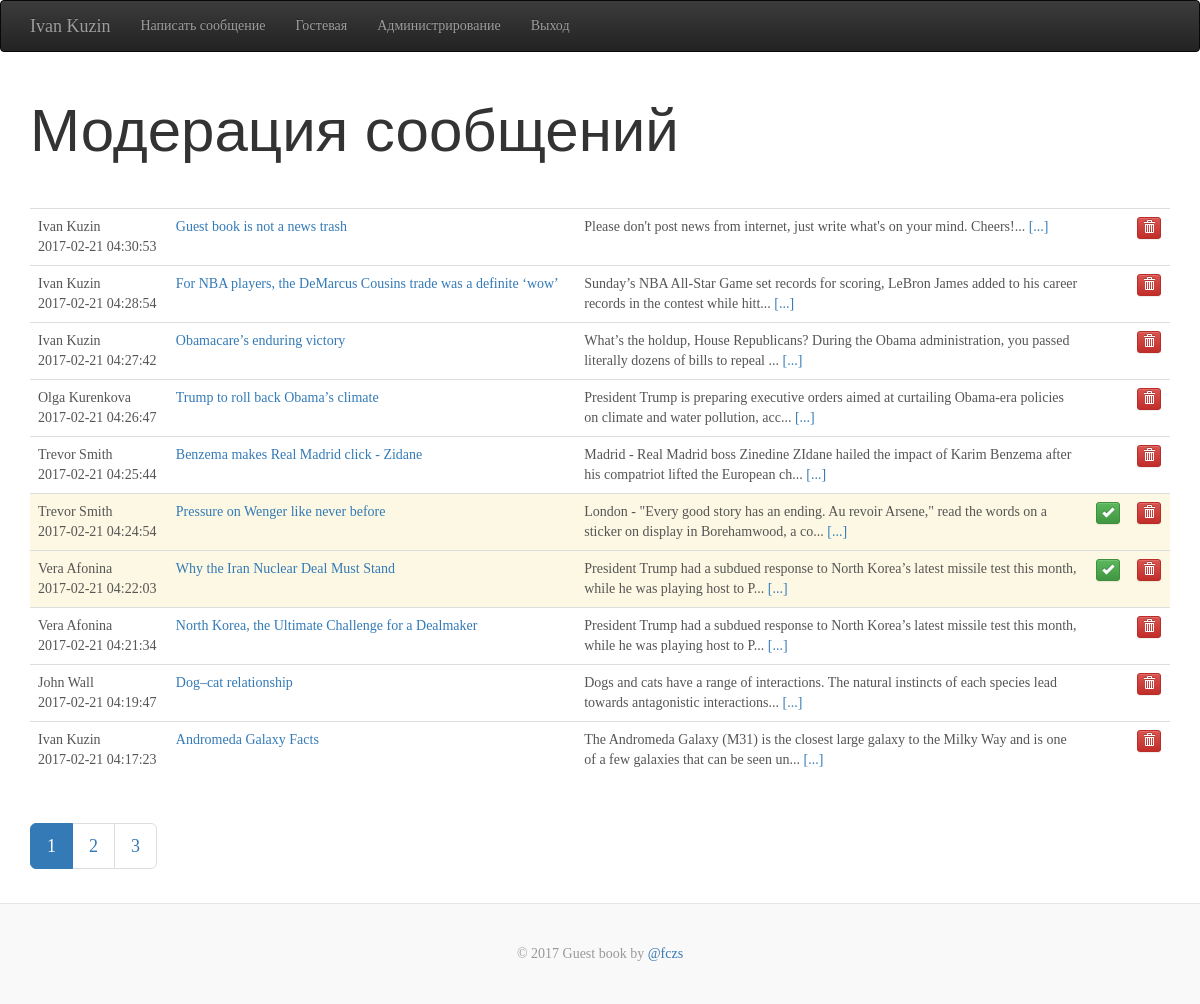
The page /messages/index.php (signed in) on the database its author committed.
### tables this page shows
CREATE TABLE `gb_user` (
  `ID` int(11) NOT NULL,
  `NAME` varchar(255) NOT NULL,
  `EMAIL` varchar(255) NOT NULL,
  `PASSWORD` varchar(255) NOT NULL,
  `GROUP_ID` int(11) NOT NULL DEFAULT '2'
);

CREATE TABLE `gb_messages` (
  `ID` int(11) NOT NULL,
  `DATE` datetime NOT NULL DEFAULT CURRENT_TIMESTAMP,
  `AUTHOR_ID` int(11) NOT NULL,
  `TITLE` varchar(255) NOT NULL,
  `MESSAGE` longtext NOT NULL,
  `PUBLISHED` char(1) NOT NULL DEFAULT 'N'
);

### engine/PDOWorker.php (called while the page is built, shortened)
<?php
class PDOWorker
{
    private static $PDOInstance;
    public function __construct($dbHost, $dbName, $charset, $dbUser, $dbPassword)
    {
        if (!self::$PDOInstance) {
            try {
                self::$PDOInstance = new PDO('mysql:host=' . $dbHost . ';dbname=' . $dbName . ';charset=' . $charset, $dbUser, $dbPassword);
                self::$PDOInstance->setAttribute(PDO::ATTR_EMULATE_PREPARES, false);
            } catch (PDOException $e) {
                file_put_contents(ROOT_DIR . '/engine/log/error.log', date("d.m.Y H:i:s") . ": " . $e->getMessage() . "\n", FILE_APPEND);
                die(DB_CONNECTION_ERROR);
            }
        }
        return self::$PDOInstance;
    }
    public function fetchAllAssoc($statement)
    {
        return self::$PDOInstance->query($statement)->fetchAll(PDO::FETCH_ASSOC);
    }
    public function fetchColAssoc($statement, $data)
    {
        $dbData = self::$PDOInstance->prepare($statement);
        $dbData->execute($data);
        return $dbData->fetchColumn();
    }
}

### engine/Prolog.php (called while the page is built, shortened)
<?php
require_once($_SERVER["DOCUMENT_ROOT"] . "/engine/MessagesOutput.php");
require_once($_SERVER["DOCUMENT_ROOT"] . "/engine/Users.php");
$messages = new MessagesOutput();
$users = new Users();

### engine/Users.php (called while the page is built, shortened)
<?php
require_once($_SERVER["DOCUMENT_ROOT"] . "/engine/PDOWorker.php");
class Users
{
    private static $pdoObj = null;
    public function __construct()
    {
        self::$pdoObj = new PDOWorker(DB_HOST, DB_NAME, DB_CHARSET, DB_USER, DB_PASSWORD);
    }
    public function getUserFields($idArr)
    {
        $users = self::$pdoObj->fetchAllAssoc("SELECT ID, NAME, EMAIL FROM `gb_user` WHERE ID IN (" . implode(',', $idArr) . ")");
        $userFields = [];
        foreach ($users as $user) {
            $userFields[$user["ID"]] = $user;
        }
        return $userFields;
    }
    public function isUser()
    {
        return isset($_SESSION["LOGIN_USER"]) ? true : false;
    }
    public function isAdmin()
    {
        $group = "";
        if ($this->isUser()) {
            $data = array("email" => $_SESSION["LOGIN_USER"]);
            $group = self::$pdoObj->fetchColAssoc("SELECT GROUP_ID FROM `gb_user` WHERE EMAIL = :email", $data);
        }
        return $group == ADMIN_GROUP ? true : false;
    }
    public function getUserName()
    {
        $user_name = "";
        if ($this->isUser()) {
            $data = array("email" => $_SESSION["LOGIN_USER"]);
            $user_name = self::$pdoObj->fetchColAssoc("SELECT NAME FROM `gb_user` WHERE EMAIL = :email", $data);
        }
        return $user_name;
    }
}

### engine/PaginationTrait.php (called while the page is built, shortened)
<?php
Trait PaginationTrait
{
    public function getPageUri()
    {
        return $_SERVER["REQUEST_URI"];
    }
    public function getPageNum()
    {
        $pageNum = 1;
        return $pageNum;
    }
}

### engine/MessagesOutput.php (called while the page is built, shortened)
<?php
require_once($_SERVER["DOCUMENT_ROOT"] . "/engine/PDOWorker.php");
require_once($_SERVER["DOCUMENT_ROOT"] . "/engine/PaginationTrait.php");
class MessagesOutput
{
    private static $pdoObj = null;
    private $allMessages = "SELECT * FROM `gb_messages`";
    public function __construct()
    {
        self::$pdoObj = new PDOWorker(DB_HOST, DB_NAME, DB_CHARSET, DB_USER, DB_PASSWORD);
    }
    private function getMessages($options = "")
    {
        return(self::$pdoObj->fetchAllAssoc($this->allMessages . $options));
    }
    private function countAllMessages()
    {
        return(count($this->getMessages()));
    }
    public function countPages($page)
    {
        if (strpos($page, ADMIN_PAGE) !== false) {
            $messagesCount = $this->countAllMessages();
            $pagesCount = floor($messagesCount / ADMIN_PAGE_MESSAGES);
            return(($messagesCount % ADMIN_PAGE_MESSAGES == 0) ? $pagesCount : $pagesCount + 1);
        } else {
            $messagesCount = $this->countPublishedMessages();
            $pagesCount = floor($messagesCount / USER_PAGE_MESSAGES);
            return(($messagesCount % USER_PAGE_MESSAGES == 0) ? $pagesCount : $pagesCount + 1);
        }
    }
    public function getAdminPage()
    {
        $offset = ($this->getPageNum() - 1) * ADMIN_PAGE_MESSAGES;
        return($this->getMessages(" ORDER BY ID DESC LIMIT " . ADMIN_PAGE_MESSAGES . " OFFSET " . $offset));
    }
}

### template/elements/admin_messages.php (the view)
<?php
$authorIdArr = [];
$tmpMessages = [];
foreach ($messages->getAdminPage() as $k => $v) {
    $authorIdArr[$k] = $v["AUTHOR_ID"];
    $tmpMessages[$k] = $v;
}
$authorFields = $users->getUserFields($authorIdArr);
foreach ($tmpMessages as $message): ?>
    <tr<?php if ($message["PUBLISHED"] == "N"): ?> class="warning"<?php endif; ?> id="<?=$message["ID"]?>">
        <td>
            <div><?=$authorFields[$message["AUTHOR_ID"]]["NAME"]?></div>
            <div><?=$message["DATE"]?></div>
        </td>
        <td>
            <a href="detail.php?ID=<?=$message["ID"]?>"><?=$message["TITLE"]?></a>
        </td>
        <td class="hidden-xs">
            <?=substr($message["MESSAGE"], 0, ADMIN_MESSAGE_LENGTH)?>... <a href="detail.php?ID=<?=$message["ID"]?>">[...]</a>
        </td>
        <td class="hidden-xs">
            <?php if ($message["PUBLISHED"] == "N"): ?>
                <button type="button"
                        class="btn btn-xs btn-success publish"
                        data-id="<?=$message["ID"]?>"
                        data-toggle="tooltip"
                        data-placement="top"
                        title="<?=PUBLISH_BUTTON?>">
                    <span class="glyphicon glyphicon-ok" aria-hidden="true"></span>
                </button>
            <?php endif; ?>
        </td>
        <td class="hidden-xs">
            <button type="button"
                    class="btn btn-xs btn-danger delete"
                    data-id="<?=$message["ID"]?>"
                    data-toggle="tooltip"
                    data-placement="top"
                    title="<?=DELETE_BUTTON?>">
                <span class="glyphicon glyphicon-trash" aria-hidden="true"></span>
            </button>
        </td>
    </tr>
<?php endforeach; ?>

### template/header.php (shortened to what this page needs)
<!DOCTYPE html>
<html lang="ru">
<head>
    <link rel="stylesheet" href="https://maxcdn.bootstrapcdn.com/bootstrap/3.3.7/css/bootstrap.min.css">
    <link rel="stylesheet" href="https://maxcdn.bootstrapcdn.com/bootstrap/3.3.7/css/bootstrap-theme.min.css">
    <link rel="stylesheet" href="/template/css/style.css">
</head>
<body>
<div class="gp-page">
    <nav class="navbar navbar-inverse">
        <div class="container">
            <div class="navbar-header">
                <span class="navbar-brand">
                    <?php if($users->isUser()): ?>
                        <?=$users->getUserName();?>
                    <?php else: ?>
                        <span class="glyphicon glyphicon-book" aria-hidden="true"></span>
                    <?php endif; ?>
                </span>
            </div>
            <div id="navbar" class="navbar-collapse collapse">
                <ul class="nav navbar-nav">
                    <?php if($users->isUser()): ?>
                        <li><a href="#" type="button" data-toggle="modal" data-target="#Modal_Message"><?=WRITE_MESSAGE_OPTION?></a></li>
                        <?php if($users->isAdmin()): ?>
                            <li><a href="/"><?=HOME_OPTION?></a></li>
                            <li><a href="/messages/"><?=ADMIN_OPTION?></a></li>
                        <?php endif; ?>
                        <li><a href="#" class="logout"><?=LOGOUT_OPTION?></a></li>
                    <?php else: ?>
                        <li><a href="#" type="button" data-toggle="modal" data-target="#Modal_Login"><?=LOGIN_OPTION?></a></li>
                    <?php endif; ?>
                </ul>
            </div>
        </div>
    </nav>
    <div class="container">

### messages/index.php (shortened to what this page needs)
<?php require_once($_SERVER["DOCUMENT_ROOT"] . "/engine/Prolog.php"); ?>
<?php include(TEMPLATE_DIR . '/header.php'); ?>
<div class="gb-header">
    <h1 class="gb-title"><?=MESSAGES_TITLE?></h1>
</div>
<div class="row">
    <div class="col-xs-12">
        <table class="table table-hover">
            <? include(TEMPLATE_DIR . '/elements/admin_messages.php'); ?>
        </table>
    </div>
</div>
<?php include(TEMPLATE_DIR . '/elements/pagination.php'); ?>
<?php include(TEMPLATE_DIR . '/footer.php'); ?>

### template/elements/pagination.php
<?php
$pagesNum = $messages->countPages($messages->getPageUri());
if ($pagesNum > 1): ?>
    <nav>
        <ul class="pagination pagination-lg">
            <?php for ($i = 1; $i <= $pagesNum; $i++): ?>
                <li<?php if ($messages->getPageNum() == $i): ?> class="active"<?php endif; ?>><a href="?PAGE=<?=$i?>"><?=$i?></a></li>
            <?php endfor; ?>
        </ul>
    </nav>
<?php endif; ?>

### template/footer.php (shortened to what this page needs)
    </div>
</div>
<footer class="gb-footer">
    <p>&copy; <?= date("Y")?> Guest book by <a href="https://github.com/fczs">@fczs</a></p>
</footer>
</body>
</html>

### template/css/style.css (style rules this page uses)
html { position: relative; min-height: 100%; }
body { font-family: Georgia, "Times New Roman", Times, serif; color: #555; margin-bottom: 180px; }
h1, h2 { margin-top: 0; font-family: "Helvetica Neue", Helvetica, Arial, sans-serif; font-weight: normal; color: #333; }
.gp-page { min-height: 100%; height: auto !important; margin: 0 auto -101px; }
.gb-header { padding-top: 20px; padding-bottom: 20px; }
.gb-title { margin-bottom: 0; font-size: 60px; font-weight: normal; }
.gb-footer { padding: 40px 0; color: #999; text-align: center; background-color: #f9f9f9; border-top: 1px solid #e5e5e5; height: 101px; position: absolute; bottom: 0; width: 100%; }
.gb-footer p:last-child { margin-bottom: 0; }
.pagination { margin-top: 0; margin-bottom: 50px; }
.table { margin-top: 30px; margin-bottom: 45px; }
.table td { max-width: 500px; }

### rows shown on the page
gb_user: NAME "Ivan Kuzin"
gb_messages: AUTHOR_ID.NAME "Ivan Kuzin", DATE "2017-02-21 04:30:53", TITLE "Guest book is not a news trash", MESSAGE "Please don't post news from internet, just write what's on your mind. Cheers!"
gb_messages: AUTHOR_ID.NAME "Ivan Kuzin", DATE "2017-02-21 04:28:54", TITLE "For NBA players, the DeMarcus Cousins trade was a definite ‘wow’", MESSAGE "Sunday’s NBA All-Star Game set records for scoring, LeBron James added to his career records in the contest while hitt"
gb_messages: AUTHOR_ID.NAME "Ivan Kuzin", DATE "2017-02-21 04:27:42", TITLE "Obamacare’s enduring victory", MESSAGE "What’s the holdup, House Republicans? During the Obama administration, you passed literally dozens of bills to repeal"
gb_messages: AUTHOR_ID.NAME "Olga Kurenkova", DATE "2017-02-21 04:26:47", TITLE "Trump to roll back Obama’s climate", MESSAGE "President Trump is preparing executive orders aimed at curtailing Obama-era policies on climate and water pollution, acc"
gb_messages: AUTHOR_ID.NAME "Trevor Smith", DATE "2017-02-21 04:25:44", TITLE "Benzema makes Real Madrid click - Zidane", MESSAGE "Madrid - Real Madrid boss Zinedine ZIdane hailed the impact of Karim Benzema after his compatriot lifted the European ch"
gb_messages: AUTHOR_ID.NAME "Trevor Smith", DATE "2017-02-21 04:24:54", TITLE "Pressure on Wenger like never before", MESSAGE "London - \"Every good story has an ending. Au revoir Arsene,\" read the words on a sticker on display in Borehamwood, a co"
gb_messages: AUTHOR_ID.NAME "Vera Afonina", DATE "2017-02-21 04:22:03", TITLE "Why the Iran Nuclear Deal Must Stand", MESSAGE "President Trump had a subdued response to North Korea’s latest missile test this month, while he was playing host to P"
gb_messages: AUTHOR_ID.NAME "Vera Afonina", DATE "2017-02-21 04:21:34", TITLE "North Korea, the Ultimate Challenge for a Dealmaker", MESSAGE "President Trump had a subdued response to North Korea’s latest missile test this month, while he was playing host to P"
gb_messages: AUTHOR_ID.NAME "John Wall", DATE "2017-02-21 04:19:47", TITLE "Dog–cat relationship", MESSAGE "Dogs and cats have a range of interactions. The natural instincts of each species lead towards antagonistic interactions"
gb_messages: AUTHOR_ID.NAME "Ivan Kuzin", DATE "2017-02-21 04:17:23", TITLE "Andromeda Galaxy Facts", MESSAGE "The Andromeda Galaxy (M31) is the closest large galaxy to the Milky Way and is one of a few galaxies that can be seen un"

### other values the page prints
WRITE_MESSAGE_OPTION "Написать сообщение"
HOME_OPTION "Гостевая"
ADMIN_OPTION "Администрирование"
LOGOUT_OPTION "Выход"
MESSAGES_TITLE "Модерация сообщений"
